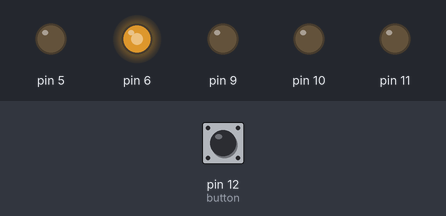
Simulated run of this sketch. Board: Arduino Uno, built with avr-gcc and run on an emulated ATmega328P. Parts: output pins drawn as LEDs (lit = HIGH). The test bench sets the inputs (shaded band); at power-on: pin 12 (button) LOW. Random numbers use the default seed unless the sketch sets one; what the sketch prints to the serial monitor is not drawn.

Above: at 0.1 s.
1.3 s: pin 12 (button) pulled HIGH for 0.15 s
At 3.45 s:
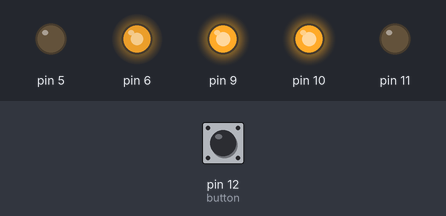
4.3 s: pin 12 (button) pulled HIGH for 1 s
At 5.13 s:
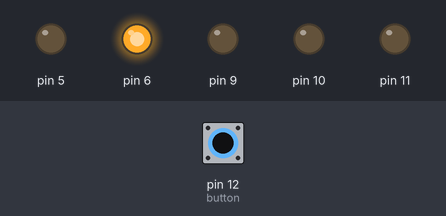
8.3 s: pin 12 (button) pulled HIGH for 0.15 s
At 8.46 s:
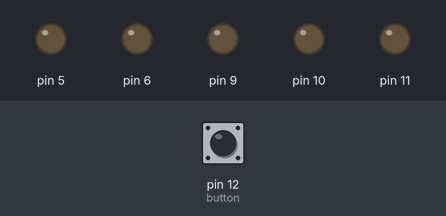
Timing chart, 0 to 35.0 s (numbered marks = the images above; inputs shaded):
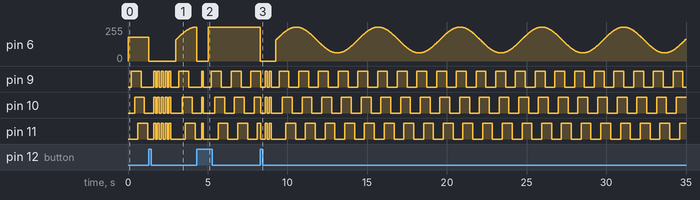

The sketch:

looping_louie.ino
```cpp
#include <limits.h> // http://www.cplusplus.com/reference/climits/
#include <Led.h> // Klasse Pin erzeugt für einen Pin eine Led, die dann an- und ausgeschaltet werden kann
#include <Motor.h> // Klasse Motor erzeugt für zwei Pins einen Motor, dessen Geschwindigkeit und maximale Geschwindigkeit kontrolliert werden kann
#include <Button.h> // Klasse Button erzeugt für einen Pin einen Button, der gedrückt und losgelassen werden kann
#include <Stoppuhr.h> // Überprüft, ob eine gewisse Zeit verstrichen ist
#include <Intervall.h> // Ein Intervall, aus dem ein zufälliger Wert genommen werden kann


/*
 *  Allgemeine Funktionen
 */

// Gibt die Arraylänge zurück
// https://arduino.land/FAQ/content/6/29/en/how-to-get-the-size-of-an-array.html
#define arr_len( x )  ( sizeof( x ) / sizeof( *x ) ) // Gibt die Länge eines Arrays zurück

// Zwingt den Wert n ins geschlossene Intervall [lower, upper]
// http://stackoverflow.com/a/9324086
template <typename T> T clip(const T& n, const T& lower, const T& upper) {
  return max(lower, min(n, upper));
}

// This allows you to write succinct code like
// Serial << "My name is " << name << " and I am " << age << " years old.";
// http://playground.arduino.cc/Main/StreamingOutput
template<class T> inline Print &operator <<(Print &obj, T arg) {
  obj.print(arg);
  return obj;
}


/*
 *  Globale Variablen
 */

const Led leds[] = {Led(9), Led(10), Led(11)}; // LEDs für die Pins erstellen
unsigned int spielmodus = 3;
unsigned long laufzeit_spielmodus_beginn = 0;
unsigned int anzahl_spielmodi = 0;
const boolean debugging = true;


/*
 *  LED-bezogene Funktionen
 */

// Setzt alle LEDs auf an (true) oder aus (false)
inline void alle_leds(boolean led_status) {
  for (Led led: leds) {
    led.status_set(led_status);
  }
}

// Lässt alle LEDs für eine bestimmte Anzahl (count), Dauer (time_on) und Pausendauer (time_off) blinken
inline void alle_leds_blinken(int count = 3, int time_on = 120, int time_off = 120) {
  for (int i = 0; i < count; i++) {
    alle_leds(1);
    delay(time_on);
    alle_leds(0);
    delay(time_off);
  }
}


/*
 *  Spielmodi
 */

// Funktionen für die Laufzeit des aktuellen Spielmodus
#define laufzeit_spielmodus_set()  ( laufzeit_spielmodus_beginn = millis() ) // Setzt die Startzeit des aktuellen Spielmodus auf die aktuelle Laufzeit des Programms
#define laufzeit_spielmodus_get()  ( millis() - laufzeit_spielmodus_beginn ) // Gibt die Laufzeit des aktuellen Spielmodus

// Hier werden die Spielmodi programmiert. Für jeden Spielmodus gibt es im Array eine Funktion, die die aktuelle Geschwindigkeit bestimmt.
typedef float (*Spielmodus) ();
Spielmodus spielmodi[] = {
  []() -> float {
    // Vollgas
    return 1.0f;
  },

  []() -> float {
    // Zwischen zwei Geschwindigkeiten sinus-förmig oszillieren
    // Dieser Spielmodus wird auch in Spielmodus 3 benutzt, ggf. also vorm Verändern dorthin kopieren
    const float pi = static_cast<float>(atan(1)*4); // http://stackoverflow.com/a/1727886
    const float low = 0.24f;
    const float high = 1.0f;
    return clip(static_cast<float>((high-low)/2+low + sin(laufzeit_spielmodus_get()/(2*pi*130))*((high-low)/2)), low, high);
  },

  []() -> float {
    // Nach einer festen Zeit einen Spieler angreifen (auf einer Stelle hin und her)
    {
      const unsigned int vorwaerts = 7000; // So viele ms wird zunächst normal gefahren (s.u.)
      const unsigned int rueckwaerts = 3000; // Dann wird auf der Stelle hin- und hergefahren
      const unsigned int hinundher = 3; // So oft wird hin- und hergefahren
      const float geschwindigkeit = 0.6f; // Geschwindigkeit beim Vor- und Rückwärtsfahren (bei Vollgas rutscht der Arm durch)

      // Stoppuhren erstellen
      static Stoppuhr hinundher_vorwaerts(vorwaerts);
      static Stoppuhr hinundher_rueckwaerts(vorwaerts + rueckwaerts);

      if (!hinundher_vorwaerts.ist_abgelaufen()) {
        // Eine Zeit lang normal fahren (hier kommt kein Code hin)
      } else if (!hinundher_rueckwaerts.ist_abgelaufen()) {
        // Dann auf einer Stelle hin- und herfahren
        const float oscillator = (((vorwaerts + rueckwaerts - hinundher_rueckwaerts.laeuft_bereits()) % ((rueckwaerts)/hinundher)) / ((static_cast<float>(rueckwaerts))/hinundher) - 0.5f) * 2; // oscillator läuft linear zwischen 1.0f und -1.0f hin- und her
        return (oscillator < 0 ? floor(oscillator) : ceil(oscillator)) * geschwindigkeit; // Rück- oder vorwärts mit oben eingestellter Geschwindigkeit
      } else {
        // Ein Zyklus ist rum, Stoppuhren neu starten
        hinundher_vorwaerts.reset();
        hinundher_rueckwaerts.reset();
      }
    }

    // Wie Spielmodus 2 fahren, nur ab und zu ein Stück rückwärts
    {
      // In welchem Zeitraum für wie lange wie schnell zurückgefahren werden soll
      const Intervall<unsigned int> vorwaerts_intervall(2000, 7000); // Zwischen a und b ms dürfen vergehen
      const Intervall<unsigned int> rueckwaerts_intervall(270, 400); // Für c bis d ms wird zurückgefahren
      const float low = -1.0f; // maximale Rückwärtsgeschwindigkeit
      const float high = -0.3f; // minimale Rückwärtsgeschwindigkeit

      // Stoppuhren stellen
      static const unsigned int vorwaerts = vorwaerts_intervall.zufallswert();
      static Stoppuhr ueberraschung_vorwaerts(vorwaerts);
      static Stoppuhr ueberraschung_rueckwaerts(vorwaerts + rueckwaerts_intervall.zufallswert());

      // Je nach Stoppuhr entscheiden
      if (!ueberraschung_vorwaerts.ist_abgelaufen()) {
        // Wird nur gebraucht, damit unten zur richtigen Zeit ins else gesprungen wird
      } else if (!ueberraschung_rueckwaerts.ist_abgelaufen()) {
        // Rückwärts fahren, zufällig schnell
        return low + static_cast <float> (rand()) /(static_cast <float> (RAND_MAX/(high-low)));
      } else {
        // Ein Zyklus ist rum, Timer neu starten und nächsten Anschlag planen
        const unsigned int vorwaerts = vorwaerts_intervall.zufallswert();
        ueberraschung_vorwaerts = Stoppuhr(vorwaerts);
        ueberraschung_rueckwaerts = Stoppuhr(vorwaerts + rueckwaerts_intervall.zufallswert());
      }
      return spielmodi[1](); // Spielmodus 2
    }
  },

  []() -> float {
    // Vorwärtsfahren und bremsen bis zum Anhalten, zufällig warten, dann Vollgas
    const unsigned int normal = 7000; // So viele ms wird zunächst normal gefahren (s.u.)
    const Intervall<unsigned int> warten(200, 3000); // Zufällige Zeit wird gewartet
    const unsigned int vollgas = 400; // Solange Vollgas
    const float geschwindigkeit = 0.7f; // normale Geschwindigkeit

    // Stoppuhren erstellen
    static Stoppuhr uhr_normal(normal);
    static unsigned int warten_r = warten.zufallswert();
    static Stoppuhr uhr_warten(normal + warten_r);
    static Stoppuhr uhr_vollgas(normal + warten_r + vollgas);

    if (!uhr_normal.ist_abgelaufen()) {
      // Eine Zeit lang normal fahren (hier kommt kein Code hin)
    } else if (!uhr_warten.ist_abgelaufen()) {
      return 0.0f;
    } else if (!uhr_vollgas.ist_abgelaufen()) {
      return 1.0f;
    } else {
      // Ein Zyklus ist rum, Stoppuhren neu starten
      uhr_normal.reset();
      warten_r = warten.zufallswert();
      uhr_warten = Stoppuhr(normal + warten_r);
      uhr_vollgas = Stoppuhr(normal + warten_r + vollgas);
    }
    return geschwindigkeit;
  },

  []() -> float {
    // Aus den anderen Spielmodi zufällig einen aussuchen
    static int i;
    static boolean first = true;

    static Stoppuhr wechsel(11000);
    if (!first && !wechsel.ist_abgelaufen()) {
      // Wird nur gebraucht, damit unten zur richtigen Zeit ins else gesprungen wird
    } else {
      // Ein Zyklus ist rum, Timer neu starten und den nächsten Spielmodus auswählen
      first = false;
      const int i_alt = i;
      do {i = rand() % (int)(anzahl_spielmodi);} while ((i == 4) || (i == i_alt)); // Einen neuen Modus auswählen, der nicht der hier ist
      wechsel.reset();
    }
    return spielmodi[i](); // Spielmodus 2
  }
};


/*
 *  setup, once, loop
 */

// Arduino starten
void setup() {
  // Serielle Verbindung fürs Debuggen aufbauen
  Serial.begin(9600);
  Serial.println("Ich bin jetzt an. (setup laeuft)");

  anzahl_spielmodi = arr_len(spielmodi);

  once();
}

// Aktionen, die einmalig nach dem Start ausgeführt werden
void once() {
  // LEDs beim Start aufleuchten lassen
  if (!debugging) { // Überspringen, wenn du nur am Rest rumschreibst
    for (Led led: leds) {
      led.on();
      delay(400);
    }
    delay(200);
    for (int j = 0; j < 3; j++) {
      alle_leds(1);
      delay(120);
      alle_leds(0);
      delay(120);
    }
    alle_leds(1);
    delay(600);
    leds[1].off();
    delay(300);
    leds[2].off();
    delay(100);
    leds[0].off();
  }
}

// Aktionen, die nach dem Start immer wieder ausgeführt werden
void loop() {
  static unsigned int led = 0;
  static boolean an = true;
  static Stoppuhr stoppuhr_ledlauf(200);
  static Button button(12);
  static const Motor motor(6, 5); // Motor für die Pins erstellen

  // Aktivität anzeigen: LEDs nacheinander umschalten
  if (stoppuhr_ledlauf.ist_abgelaufen()) {
    leds[led].status_set(an); // Die aktuelle LED umschalten
    led = (led + 1) % arr_len(leds); // Die nächste LED auswählen

    // Wenn led == 0 ist, soll an gewechselt werden
    if (led == 0) {
      an = !an;
    }
    // Eine etwas langsamere, aber deutlich coolere Lösung ist die folgende:
    //   an = (led == 0) == !an;
    // Das funktioniert tatsächlich. :o Die Fälle:
    //   led == 0, an == 0:  an = 1 == 1  ==  1
    //   led == 1, an == 0:  an = 0 == 1  ==  0
    //   led == 0, an == 1:  an = 1 == 0  ==  0
    //   led == 1, an == 1:  an = 0 == 0  ==  1

    stoppuhr_ledlauf.reset(); // Neu stoppen
  }

  // Wurde der Knopf gedrückt?
  button.status_abfragen();
  if (button.wurde_losgelassen()) {
    // Nächsten Spielmodus starten
    motor.geschwindigkeit_set(0.0f); // Aktuellen Modus anhalten
    alle_leds(0); // LEDs ausschalten
    delay(300);
    spielmodus = (spielmodus + 1) % anzahl_spielmodi; // // Den nächsten Spielmodus auswählen
    alle_leds_blinken(spielmodus + 1); // LEDs so oft blinken lassen, wie hoch der Spielmodus ist
    delay(180);
    laufzeit_spielmodus_set(); // Nachhalten, wie lange der Spielmodus schon läuft

    // Die Blinksequenz neustarten
    an = true;
    led = 0;
    stoppuhr_ledlauf.reset();
  }

  // Geschwindigkeit je nach Spielmodus einstellen
  motor.geschwindigkeit_set(spielmodi[spielmodus]());
}
```
